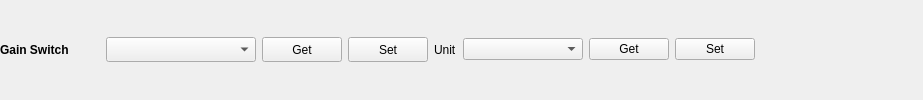
             <widget class="QWidget" name="widget_5" native="true">
              <property name="minimumSize">
               <size>
                <width>0</width>
                <height>0</height>
               </size>
              </property>
              <layout class="QVBoxLayout" name="verticalLayout_10">
               <property name="leftMargin">
                <number>0</number>
               </property>
               <property name="topMargin">
                <number>0</number>
               </property>
               <property name="rightMargin">
                <number>0</number>
               </property>
               <property name="bottomMargin">
                <number>0</number>
               </property>
               <item>
                <layout class="QHBoxLayout" name="horizontalLayout_6">
                 <item>
                  <widget class="QLabel" name="label_11">
                   <property name="minimumSize">
                    <size>
                     <width>100</width>
                     <height>25</height>
                    </size>
                   </property>
                   <property name="maximumSize">
                    <size>
                     <width>16777215</width>
                     <height>25</height>
                    </size>
                   </property>
                   <property name="font">
                    <font>
                     <weight>75</weight>
                     <bold>true</bold>
                    </font>
                   </property>
                   <property name="text">
                    <string>Gain Switch</string>
                   </property>
                  </widget>
                 </item>
                 <item>
                  <widget class="QComboBox" name="gainSwitchCombo">
                   <property name="minimumSize">
                    <size>
                     <width>150</width>
                     <height>25</height>
                    </size>
                   </property>
                   <property name="maximumSize">
                    <size>
                     <width>16777215</width>
                     <height>25</height>
                    </size>
                   </property>
                   <property name="currentIndex">
                    <number>-1</number>
                   </property>
                   <item>
                    <property name="text">
                     <string>High Gain</string>
                    </property>
                   </item>
                   <item>
                    <property name="text">
                     <string>Low Gain</string>
                    </property>
                   </item>
                   <item>
                    <property name="text">
                     <string>Auto</string>
                    </property>
                   </item>
                  </widget>
                 </item>
                 <item>
                  <widget class="QPushButton" name="gainSwitchGetBtn">
                   <property name="minimumSize">
                    <size>
                     <width>0</width>
                     <height>25</height>
                    </size>
                   </property>
                   <property name="maximumSize">
                    <size>
                     <width>16777215</width>
                     <height>25</height>
                    </size>
                   </property>
                   <property name="text">
                    <string>Get</string>
                   </property>
                  </widget>
                 </item>
                 <item>
                  <widget class="QPushButton" name="gainSwitchSetBtn">
                   <property name="minimumSize">
                    <size>
                     <width>0</width>
                     <height>25</height>
                    </size>
                   </property>
                   <property name="maximumSize">
                    <size>
                     <width>16777215</width>
                     <height>25</height>
                    </size>
                   </property>
                   <property name="text">
                    <string>Set</string>
                   </property>
                  </widget>
                 </item>
                 <item>
                  <widget class="QLabel" name="label_47">
                   <property name="text">
                    <string>Unit</string>
                   </property>
                  </widget>
                 </item>
                 <item>
                  <widget class="QComboBox" name="unitCombo">
                   <property name="minimumSize">
                    <size>
                     <width>120</width>
                     <height>0</height>
                    </size>
                   </property>
                   <property name="currentIndex">
                    <number>-1</number>
                   </property>
                   <item>
                    <property name="text">
                     <string>Celsius degree</string>
                    </property>
                   </item>
                   <item>
                    <property name="text">
                     <string>Fahrenheit</string>
                    </property>
                   </item>
                   <item>
                    <property name="text">
                     <string>Kelvins</string>
                    </property>
                   </item>
                  </widget>
                 </item>
                 <item>
                  <widget class="QPushButton" name="unitGetBtn">
                   <property name="text">
                    <string>Get</string>
                   </property>
                  </widget>
                 </item>
                 <item>
                  <widget class="QPushButton" name="unitSetBtn">
                   <property name="text">
                    <string>Set</string>
                   </property>
                  </widget>
                 </item>
                 <item>
                  <spacer name="horizontalSpacer_6">
                   <property name="orientation">
                    <enum>Qt::Horizontal</enum>
                   </property>
                   <property name="sizeHint" stdset="0">
                    <size>
                     <width>168</width>
                     <height>20</height>
                    </size>
                   </property>
                  </spacer>
                 </item>
                </layout>
               </item>
              </layout>
             </widget>
